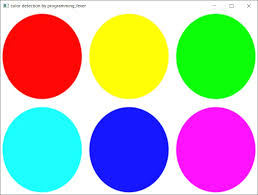
#> input picture Colours image.jpeg, 258 x 195 px, found by its file name
$ jupyter execute Colour_detection.ipynb
#> lines starting #> are read from the running program, lines starting #| are printed output that depends on the picture; after the words box and inside, x2 and y2 are one past the last pixel; in counts of white or black regions, pixels touching at a corner belong together
<a href="https://colab.research.google.com/github/archeeetah/Colour-Detection-In-images-AIML/blob/main/Colour_detection.ipynb" target="_parent"></a>

[cell 1]
import cv2
import matplotlib.pyplot as plt
import numpy as np
import pandas as pd
img=cv2.imread('/content/Colours image.jpeg')
#> img is the input picture: shape (195, 258, 3); mean B, G, R 174.1, 177.1, 178.7
plt.figure(figsize=(20,8))
plt.imshow(img)

grid_RGB = cv2.cvtColor(img,cv2.COLOR_BGR2RGB)
plt.figure(figsize=(20,8))
plt.imshow(grid_RGB)

grid_HSV = cv2.cvtColor(grid_RGB,cv2.COLOR_RGB2HSV)
#> grid_HSV: shape (195, 258, 3); mean H, S, V 61.8, 153.1, 252.9
lower = np.array([150,150,50])
upper = np.array([150,255,255])
mask = cv2.inRange(grid_HSV,lower,upper)
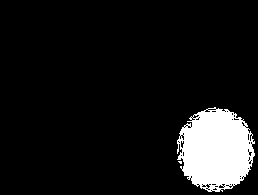
#> mask: shape (195, 258); 9.5% white; 2 white regions (1 under 20 px), largest, box (x1, y1, x2, y2) and area: (177, 107, 255, 192) 4770
plt.imshow(mask)
res = cv2.bitwise_and(grid_RGB, grid_RGB ,mask=mask)
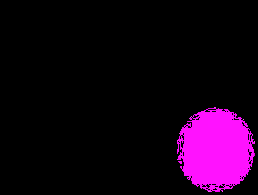
#> res: shape (195, 258, 3); mean R, G, B 24.2, 1.7, 24.1
plt.imshow(res)
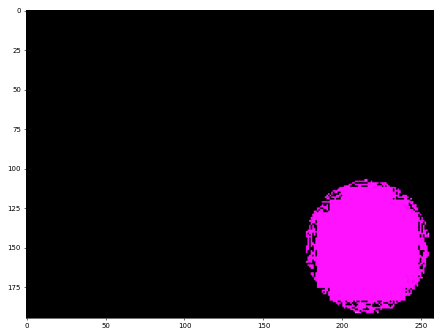
#> figure drawn by matplotlib, 1 panel
